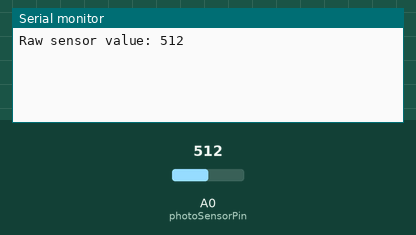
A sketch run on a simulated Arduino Uno, built with avr-gcc and run on an emulated ATmega328P. Shown: the last lines printed to the serial monitor. The test bench sets the inputs (shaded band); at power-on: A0 (photoSensorPin) = 512.

Above: at 1.8 s.
1.9 s: A0 (photoSensorPin) set to 716
At 2.8 s:
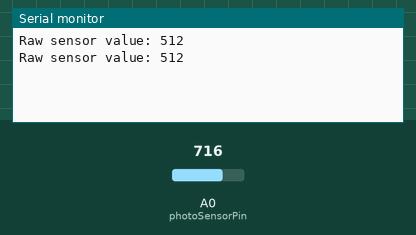
3.4 s: A0 (photoSensorPin) set to 900
At 4.5 s:
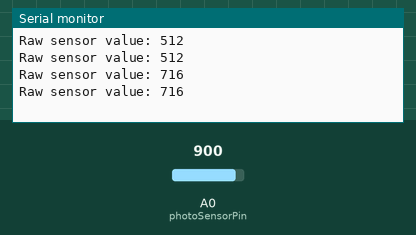
Timing chart, 0 to 6.4 s (numbered marks = the images above; inputs shaded):
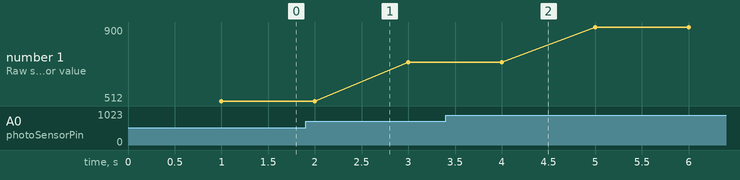

The sketch:

arduino.ino
```cpp
const int photoSensorPin = A0;
int photoSensorValue = 0;

void setup() {
  // put your setup code here, to run once:
  Serial.begin(9600);
}

void loop() {
  // put your main code here, to run repeatedly:
  photoSensorValue = analogRead(photoSensorPin);
  delay(1000);
  Serial.print("Raw sensor value: ");
  Serial.println(photoSensorValue);
}
```

Measured:
- plotted number 1: 512 → 716 after the input at 1.9 s, 716 → 900 after the input at 3.4 s
